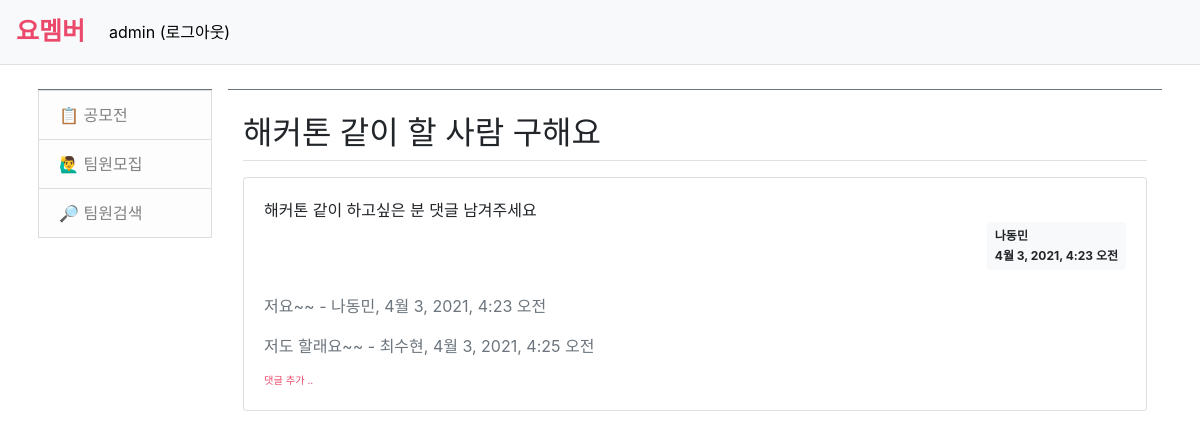
Page /yomember/team/1/ (signed in) on the committed database.
### yomember/models.py (models this page shows, shortened)
class Question(models.Model):
    subject = models.CharField(max_length=200)
    content = models.TextField()
    create_date = models.DateTimeField()
    author = models.ForeignKey(User, on_delete=models.CASCADE)

class Comment(models.Model):
    author = models.ForeignKey(User, on_delete=models.CASCADE)
    content = models.TextField()
    create_date = models.DateTimeField()
    modify_date = models.DateTimeField(null=True, blank=True)
    question = models.ForeignKey(Question, null=True, blank=True, on_delete=models.CASCADE)

### yomember/views.py (the view)
# urls.py: path('team/<int:question_id>/', views.detail, name='detail'),
def detail(request, question_id):
    question = get_object_or_404(Question, pk=question_id)
    context = {'question': question}
    return render(request, 'yomember/team_detail.html', context)

### templates/yomember/team_detail.html (shortened to what this page needs)
{% extends 'base.html' %}
{% block content %}
{% load static %}
<link rel="stylesheet" type="text/css" href="{% static 'bootstrap.min.css' %}">
<div class="container my-3">
    <h2 class="border-bottom py-2">{{ question.subject }}</h2>
    <div class="card my-3">
        <div class="card-body">
            <div class="card-text" style="white-space: pre-line;">{{ question.content }}</div>
            <div class="d-flex justify-content-end">
                <div class="badge badge-light p-2 text-left">
                    <div class="mb-2">{{ question.author.username }}</div>
                    <div>{{ question.create_date }}</div>
                </div>
            </div>
            {% if question.comment_set.count > 0 %}
            <div class="mt-3">
            {% for comment in question.comment_set.all %}
            <div class="comment py-2 text-muted">
            <span style="white-space: pre-line;">{{ comment.content }}</span>
            <span>
                - {{ comment.author }}, {{ comment.create_date }}
            </span>
            </div>
            {% endfor %}
            </div>
            {% endif %}
            <div>
            <a href="{% url 'yomember:comment_create_question' question.id  %}"
               class="small" style="color: #EB496B;"><small>댓글 추가 ..</small></a>
        </div>
        </div>
    </div>
</div>
{% endblock %}

### templates/navbar.html (shortened to what this page needs)
<nav class="navbar navbar-expand-lg navbar-light bg-light border-bottom">
    <a class="navbar-brand" href="{% url 'yomember:index' %}" style="color: #EB496B; font-weight: bold; font-size: 25px;">요멤버</a>
    <div class="collapse navbar-collapse flex-grow-0" id="navbarNav">
        <ul class="navbar-nav">
            <li class="nav-item ">
                {% if user.is_authenticated %}
                <a class="nav-link" href="{% url 'common:logout' %}" style="color: black;">{{ user.username }} (로그아웃)</a>
                {% else %}
                <a class="nav-link" href="{% url 'common:login' %}" style="color: black;">로그인</a>
                {% endif %}
            </li>
        </ul>
    </div>
</nav>

### rows in the picture
Question: subject "해커톤 같이 할 사람 구해요", content "해커톤 같이 하고싶은 분 댓글 남겨주세요", author.username "나동민", create_date "4월 3, 2021, 4:23 오전"
Comment: content "저요~~", author "나동민", create_date "4월 3, 2021, 4:23 오전"
Comment: content "저도 할래요~~", author "최수현", create_date "4월 3, 2021, 4:25 오전"

### other values in the picture
{{ user.username }} "admin"
